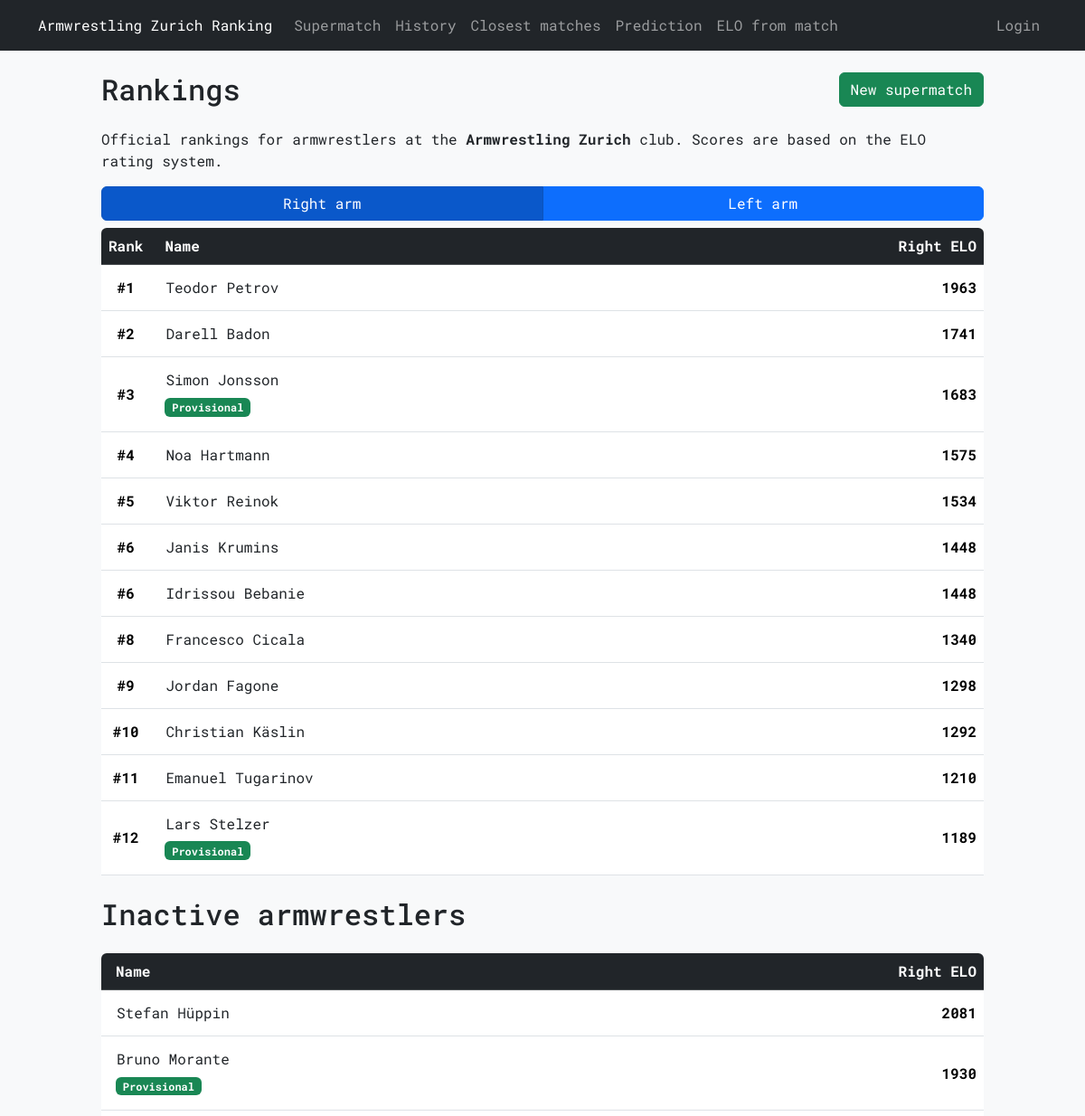
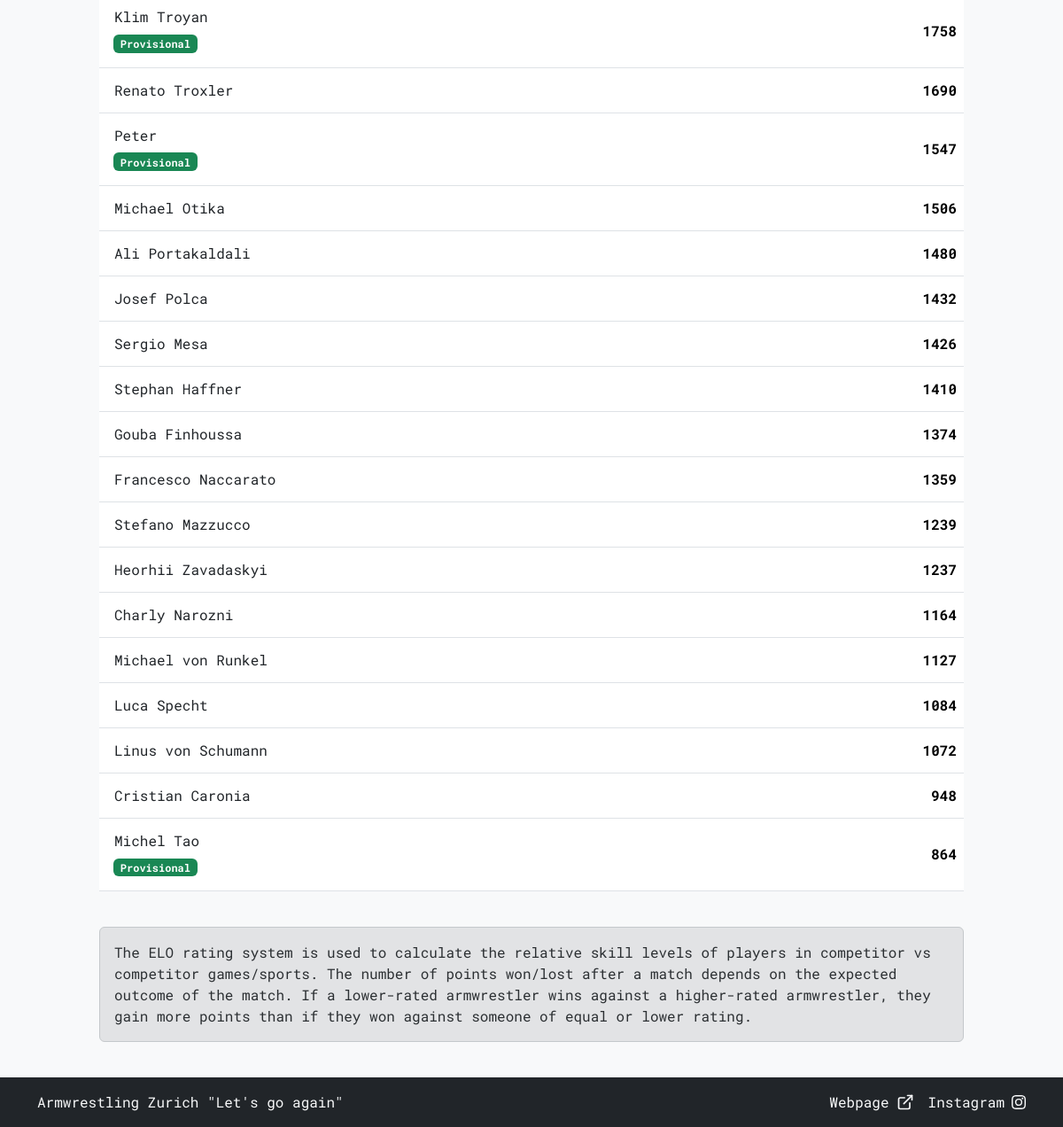
The page / on the database its author committed (2 pictures, top to bottom).
### tables this page shows
CREATE TABLE "armwrestlers" (
    id INTEGER PRIMARY KEY AUTOINCREMENT,
    name TEXT NOT NULL UNIQUE,
    right_elo INTEGER NOT NULL,
    left_elo INTEGER NOT NULL,
    right_rank INTEGER,
    left_rank INTEGER,
    added_by TEXT NOT NULL,
    active_until DATE NOT NULL,
    last_edited_by TEXT, hidden INTEGER NOT NULL DEFAULT 0,
    FOREIGN KEY (added_by) REFERENCES users(username)
);

CREATE TABLE "armwrestler_badges" (
    armwrestler_id INTEGER NOT NULL,
    badge_id INTEGER NOT NULL,
    arm TEXT NOT NULL CHECK (arm IN ('right', 'left')),
    assigned_date DATE NOT NULL DEFAULT CURRENT_TIMESTAMP,
    assigned_by TEXT,
    PRIMARY KEY (armwrestler_id, badge_id, arm),
    FOREIGN KEY (armwrestler_id) REFERENCES armwrestlers(id) ON DELETE CASCADE,
    FOREIGN KEY (badge_id) REFERENCES badges(id) ON DELETE CASCADE
);

CREATE TABLE "badges" (
    id INTEGER PRIMARY KEY AUTOINCREMENT,
    name TEXT NOT NULL UNIQUE,
    color TEXT NOT NULL
);

### armelo_app.py (the view)
@app.route("/")
@app.route("/<any(right, left):arm>")
def ranking(arm='right'):
    rank_column = 'right_rank' if arm == 'right' else 'left_rank'
    elo_column = 'right_elo' if arm == 'right' else 'left_elo'
    current_user = session.get('username', None)
    update_ranks()
    active_armwrestlers = db_execute('''
        SELECT {0} AS rank, id, name, {1} AS elo FROM armwrestlers
        WHERE active_until >= DATE('now') AND NOT hidden ORDER BY rank ASC
    '''.format(rank_column, elo_column))
    inactive_armwrestlers = db_execute('''
        SELECT id, name, {0} AS elo FROM armwrestlers
        WHERE active_until < DATE('now') AND NOT hidden ORDER BY elo DESC
    '''.format(elo_column))
    badge_data = db_execute('''
        SELECT armwrestler_badges.armwrestler_id, badges.name, badges.color
        FROM armwrestler_badges
        JOIN badges ON armwrestler_badges.badge_id = badges.id
        WHERE armwrestler_badges.arm = ?
    ''', arm)
    armwrestler_badges_dict = {}
    for badge in badge_data:
        armwrestler_badges_dict.setdefault(badge['armwrestler_id'], []).append((badge['name'], badge['color']))
    template_data = {
        'active_armwrestlers': active_armwrestlers,
        'inactive_armwrestlers': inactive_armwrestlers,
        'current_user': current_user,
        'arm': arm,
        'armwrestler_badges_dict': armwrestler_badges_dict
    }
    if is_htmx():
        return render_template('ranking_partial.html', **template_data)
    return render_template('ranking.html', **template_data)

### armelo_app.py (called while the page is built)
@app.context_processor
def inject_user():
    username = session.get('username')
    return dict(username=username)

### config.py (called while the page is built)
def get_db():
    db = getattr(g, '_database', None)
    if db is None:
        db = g._database = sqlite3.connect(DATABASE)
        db.row_factory = sqlite3.Row
    return db

def db_execute(query, *args):
    db = get_db()
    cur = db.cursor()
    try:
        cur.execute(query, args)
        if query.strip().upper().startswith(("SELECT", "WITH")):
            return cur.fetchall()
        db.commit()
    except sqlite3.Error:
        db.rollback()
        raise
    finally:
        cur.close()

### helpers.py (called while the page is built)
def is_htmx():
    return bool(request.headers.get('HX-Request')) and not request.headers.get('HX-History-Restore-Request')

### templates/ranking.html (shortened to what this page needs)
{% extends "layout.html" %}
{% block content %}
<div class="d-flex justify-content-between">
    <h2 class="mb-4">Rankings</h2>
    <form action="{{ url_for('supermatch') }}" method="POST">
        <button type="submit" class="btn btn-success">New supermatch</button>
    </form>
</div>
<p>Official rankings for armwrestlers at the <strong>Armwrestling Zurich</strong> club. Scores are based on the ELO rating system.</p>
<div id="rankings">
    {% include 'ranking_partial.html' %}
</div>
<div class="alert alert-secondary" role="alert">
    The ELO rating system is used to calculate the relative skill levels of players in competitor vs competitor games/sports.
    The number of points won/lost after a match depends on the expected outcome of the match.
    If a lower-rated armwrestler wins against a higher-rated armwrestler, they gain more points than if they won against someone of equal or lower rating.
</div>
{% endblock %}

### templates/ranking_partial.html (shortened to what this page needs)
{% from 'macros.html' import arm_toggle with context %}
{{ arm_toggle('ranking', '#rankings') }}
<div class="table-responsive rounded mb-2">
    <table class="table table-hover">
        <thead class="table-dark">
            <tr>
                <th>Rank</th>
                <th class="ps-3 w-100">Name</th>
                <th class="text-end text-nowrap">{{ "Right ELO" if arm == 'right' else "Left ELO" }}</th>
            </tr>
        </thead>
        <tbody>
            {% for armwrestler in active_armwrestlers %}
            <tr>
                <td class="align-middle text-center"><strong>#{{ armwrestler['rank'] }}</strong></td>
                <td class="align-middle w-100">
                    <a href="{{ url_for('view_member', id=armwrestler['id'], arm=arm) }}" class="btn btn-generic text-start px-2 py-1 m-0">
                        {{ armwrestler['name'] }}
                    </a>
                    {% if armwrestler['id'] in armwrestler_badges_dict %}
                        <div>
                        {% for bname, bcolor in armwrestler_badges_dict[armwrestler['id']] %}
                            <span class="badge ms-2 mb-2 {{ bcolor }}">{{ bname }}</span>
                        {% endfor %}
                        </div>
                    {% endif %}
                </td>
                <td class="align-middle text-end"><strong>{{ armwrestler['elo'] }}</strong></td>
            </tr>
            {% endfor %}
        </tbody>
    </table>
</div>
<h2 class="mb-4">Inactive armwrestlers</h2>
<div class="table-responsive rounded mb-4">
    <table class="table table-hover">
        <thead class="table-dark">
            <tr>
                <th class="ps-3 w-100">Name</th>
                <th class="text-end text-nowrap">{{ "Right ELO" if arm == 'right' else "Left ELO" }}</th>
            </tr>
        </thead>
        <tbody>
            {% for armwrestler in inactive_armwrestlers %}
            <tr>
                <td class="align-middle w-100">
                    <a href="{{ url_for('view_member', id=armwrestler['id'], arm=arm) }}" class="btn btn-generic text-start px-2 py-1 m-0">
                        {{ armwrestler['name'] }}
                    </a>
                    {% if armwrestler['id'] in armwrestler_badges_dict %}
                        <div>
                        {% for bname, bcolor in armwrestler_badges_dict[armwrestler['id']] %}
                            <span class="badge ms-2 mb-2 {{ bcolor }}">{{ bname }}</span>
                        {% endfor %}
                        </div>
                    {% endif %}
                </td>
                <td class="align-middle text-end"><strong>{{ armwrestler['elo'] }}</strong></td>
            </tr>
            {% endfor %}
        </tbody>
    </table>
</div>

### static/styles.css (style rules this page uses)
* { font-family: 'Roboto Mono', monospace; }
html, body { height: 100%; scrollbar-width: none; -ms-overflow-style: none; }
body { display: flex; flex-direction: column; }
.btn-generic { --bs-btn-bg: transparent; --bs-btn-border-color: transparent; --bs-btn-hover-bg: transparent; --bs-btn-hover-border-color: var(--bs-secondary); --bs-btn-active-border-color: var(--bs-secondary); --bs-btn-active-bg: transparent; }

### rows shown on the page
armwrestlers: rank "1", name "Teodor Petrov", elo "1963"
armwrestlers: rank "2", name "Darell Badon", elo "1741"
armwrestlers: rank "3", name "Simon Jonsson", elo "1683"
armwrestler_badges: name "Provisional"
armwrestlers: rank "4", name "Noa Hartmann", elo "1575"
armwrestlers: rank "5", name "Viktor Reinok", elo "1534"
armwrestlers: rank "6", name "Janis Krumins", elo "1448"
armwrestlers: rank "6", name "Idrissou Bebanie", elo "1448"
armwrestlers: rank "8", name "Francesco Cicala", elo "1340"
armwrestlers: rank "9", name "Jordan Fagone", elo "1298"
armwrestlers: rank "10", name "Christian Käslin", elo "1292"
armwrestlers: rank "11", name "Emanuel Tugarinov", elo "1210"
armwrestlers: rank "12", name "Lars Stelzer", elo "1189"
armwrestler_badges: name "Provisional"
armwrestlers: name "Stefan Hüppin", elo "2081"
armwrestlers: name "Bruno Morante", elo "1930"
armwrestler_badges: name "Provisional"
armwrestlers: name "Klim Troyan", elo "1758"
armwrestler_badges: name "Provisional"
armwrestlers: name "Renato Troxler", elo "1690"
armwrestlers: name "Peter", elo "1547"
armwrestler_badges: name "Provisional"
armwrestlers: name "Michael Otika", elo "1506"
armwrestlers: name "Ali Portakaldali", elo "1480"
armwrestlers: name "Josef Polca", elo "1432"
armwrestlers: name "Sergio Mesa", elo "1426"
armwrestlers: name "Stephan Haffner", elo "1410"
armwrestlers: name "Gouba Finhoussa", elo "1374"
armwrestlers: name "Francesco Naccarato", elo "1359"
armwrestlers: name "Stefano Mazzucco", elo "1239"
armwrestlers: name "Heorhii Zavadaskyi", elo "1237"
armwrestlers: name "Charly Narozni", elo "1164"
armwrestlers: name "Michael von Runkel", elo "1127"
armwrestlers: name "Luca Specht", elo "1084"
armwrestlers: name "Linus von Schumann", elo "1072"
armwrestlers: name "Cristian Caronia", elo "948"
armwrestlers: name "Michel Tao", elo "864"
armwrestler_badges: name "Provisional"

### other values the page prints
{{ "Right ELO" if arm == 'right' else "Left ELO" }} "Right ELO"
